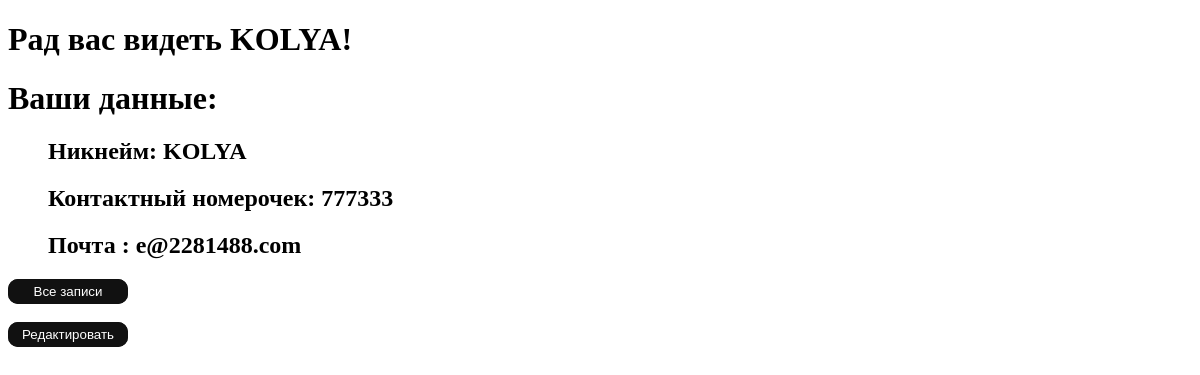
The app's page /profile/ (signed in), older data.
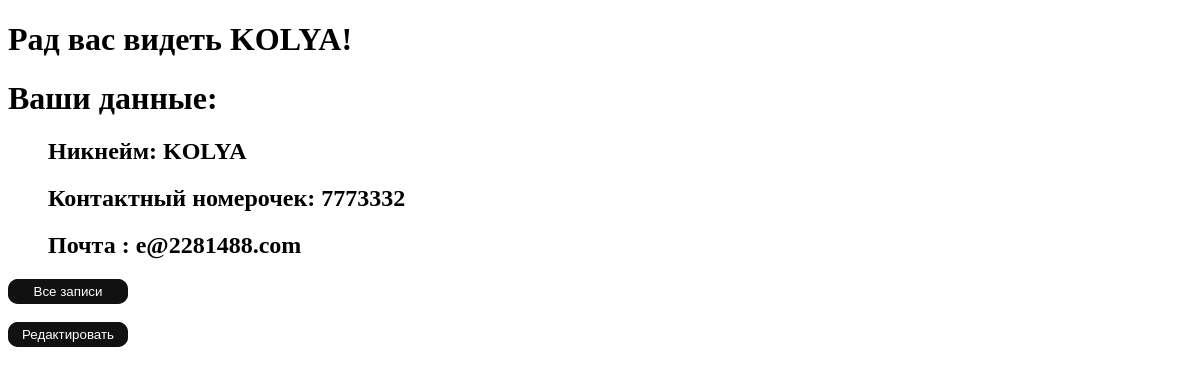
The same page, newer data.
### main/models.py (models this page shows, shortened)
class Profile(models.Model):
    user = models.OneToOneField(User, on_delete=models.CASCADE, related_name="+")
    name = models.CharField(blank=True, null=True, max_length=200)
    tel = models.IntegerField(blank=True, null=True)
    email = models.CharField(blank=True, null=True, max_length=200)

### main/views.py (the view)
# urls.py: path('profile/', views.DetailProfile.as_view(), name='profile'),
class DetailProfile(DetailView):
    model = Profile
    template_name = "main/profile.html"
    def get_object(self, queryset: Any = None) -> Any:
        object_1 = self.model.objects.get(user_id=self.request.user.id)
        return object_1

### main/templates/main/profile.html
{% extends 'main/base.html' %}
{% block content %}
<h1>Рад вас видеть {{ profile.name }}!</h1>
<h1>Ваши данные: </h1>
<ul>
    <h2>Никнейм: {{ profile.name }}</h2>
    <h2>Контактный номерочек: {{ profile.tel }}</h2>
    <h2>Почта : {{ profile.email }}</h2>
</ul>
<a href="{% url 'app_vladislav_yurenya:all_post' %}">
        <button class="glow-on-hover" type="submit">Все записи</button>
    </a><br><br>
<a href="{% url 'app_vladislav_yurenya:update_profile' object.pk %}">
        <button class="glow-on-hover" type="submit">Редактировать</button>
    </a><br><br>
{% endblock %}

Row changes from the older to the newer data that the page shows:
changed Profile "KOLYA": tel "777333" → "7773332"
